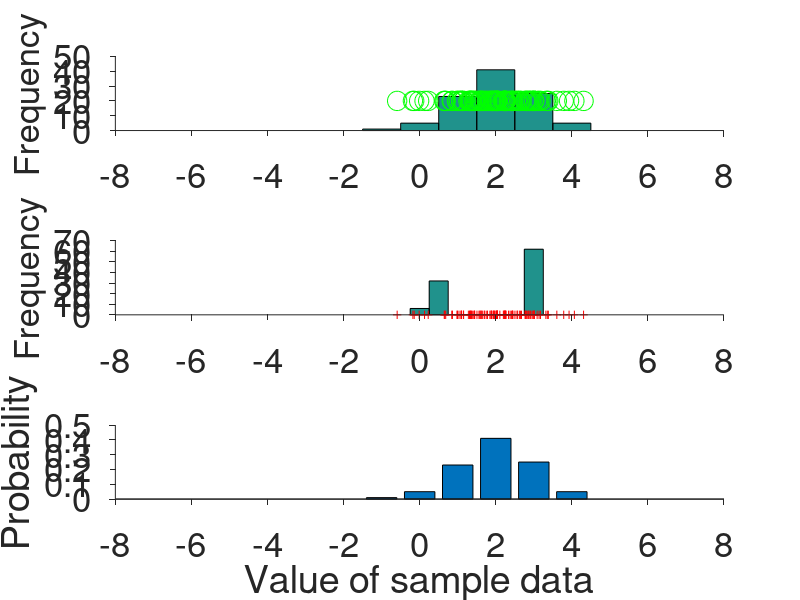
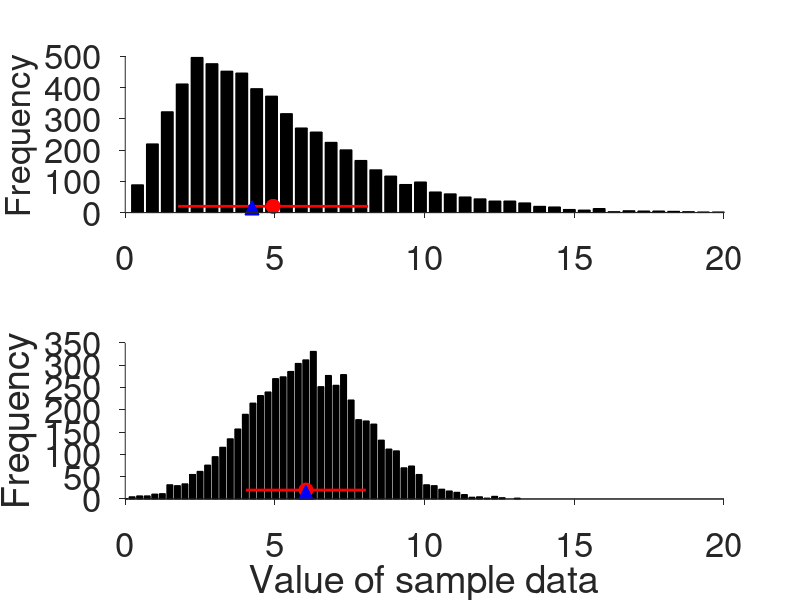
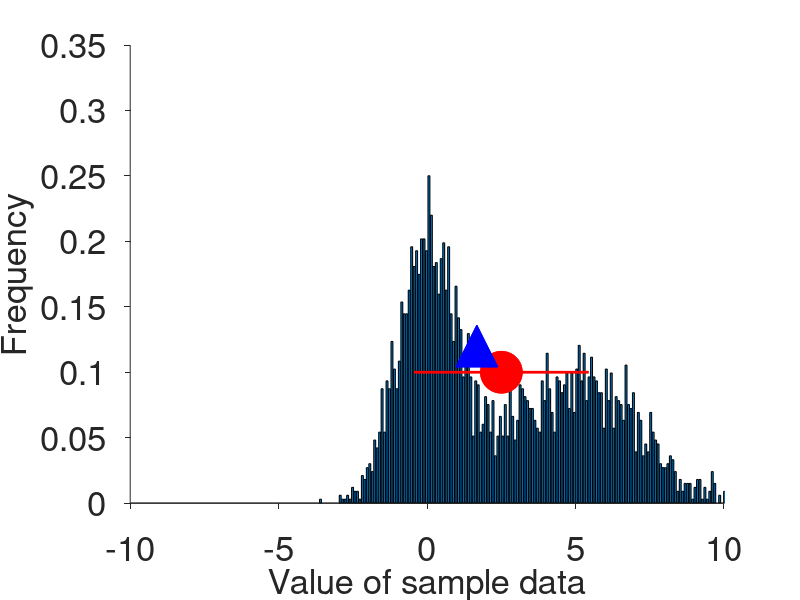
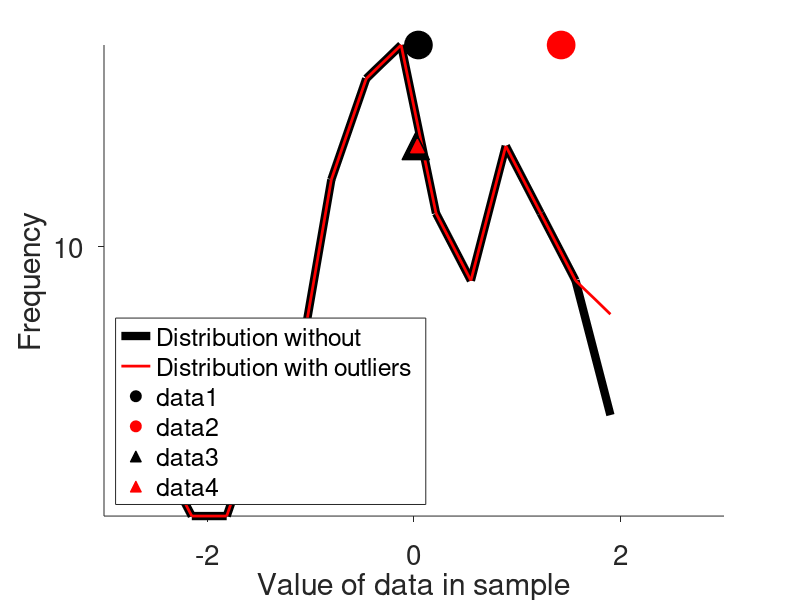

The MATLAB script that drew these images, in order:
%% Creating a variables and visualizing data
%
% - This tutorial will show how to plot a histogram with areas and bar-heights.
% - How compute the mean and the median and how to use MatLab corresponding
%   Functions.
% - How to compute the r.m.s. (root-mean-square) value of a sample.
% - How to compute the standard deviation and use the corresponding matlab
%   function.
% 
% Pestilli, Franco K310 Spring 2016 Indiana University Bloomington

%% (0) Simulating data.
% We create a vector of random data points. The values will be
% randomly drawn from a gaussian distribution with a mean of 0 and a
% standard deviation of 1.  To do so we will use a built in MatLab
% function:
rnd_data = 2+1*randn(100,1); % Type: 'doc randn' for more information 

%% (1) Plotting a histogram with equal bins.
% The height of each bar will indicate the number of elements in the sample
% that are part of the interval indicated by the bar horizontal width.
figure('name','test','color','w')
subplot(3,1,1); % Subplot plots multiple axis in a single matlab figure
xbins1 = -6:6; 
hist(rnd_data,xbins1);
hold on
plot(rnd_data, 20*ones(size(rnd_data)),'go','markersize',14)
set(gca,'tickdir','out', 'box','off','xlim',[-8 8], ...
        'xtick',[-8:2:8],'fontsize',25)
ylabel('Frequency','fontsize',25)

%% (2) Plotting a histogram with unequal bins.
subplot(3,1,2);  % Subplot plots multiple axis in a single matlab figure
xbins2 = [-4 -2 0 .5 3];
hist(rnd_data,xbins2)
hold on
plot(rnd_data,zeros(size(rnd_data)),'r+')
set(gca,'tickdir','out', 'box','off','xlim',[-8 8], ...
        'xtick',[-8:2:8],'fontsize',25)
ylabel('Frequency','fontsize',25)

%% (3) Plotting a histogram by computing probabilities:
[y,x] = hist(rnd_data,xbins1);
% Divide by the sum: 
% this does not scale to probability
subplot(3,1,3);  % Subplot plots multiple axis in a single matlab figure
% Divide by the area:
% This method scales the y-axis to probability
bar(x,y/trapz(x,y));
set(gca,'tickdir','out', 'box','off','xlim',[-8 8],'xtick',[-8:8])
ylabel('Probability')
xlabel('Value of sample data')
set(gca,'tickdir','out', 'box','off','xlim',[-8 8], ...
        'xtick',[-8:2:8],'fontsize',25)

%% (3) Build two data sets sampling from different distributions.
% Here after we will plot two distributions with different shape.
% One shape is symmetric (same number of values to the left and right of
% the mean) the other shape is not symmetric, it is skewed. The skewed
% distribution is a Chi^2 distribution. When we summarize both
% distributions with mean, median and STD the significance of each measure
% changes. Both mean and median describe well the symmetric data drawn from
% a normal (Gaussian) distirbution but not so well the dat adrawn from the
% Chi^2 distribution.
%
chirnd_data = chi2rnd(5,6000,1); % Please explore the help of this new function
rnd_data    = 6+2*randn(6000,1); % Type: 'doc randn' for more information 

% We plto the first sample, not symmetric.
figure('name','Two histograms','color','w')
subplot(2,1,1); % Subplot plots multiple axis in a single matlab figure
[y,x] = hist(chirnd_data,60);
bar(x,y,'k')
hold on
set(gca,'tickdir','out', 'box','off','xlim',[0 20],'xtick',[0:5:20],'fontsize',25)
ylabel('Frequency','fontsize',25)

% Add the mean
m  = mean(chirnd_data);
sd = std(chirnd_data);
plot([m-sd m+sd],[20 20],'r-','linewidth',2)
plot([m m],[20 20],'ro','markerfacecolor','r','markersize',10)

% Add the median
m = median(chirnd_data);
plot([m m],[15 15],'b^','markerfacecolor','b','markersize',10)

% We plot the second sample, symmetric.
subplot(2,1,2); % Subplot plots multiple axis in a single matlab figure
[y,x] = hist(rnd_data,60);
bar(x,y,'k')
hold on
set(gca,'tickdir','out', 'box','off','xlim',[0 20],'xtick',[0:5:20],'fontsize',25)
ylabel('Frequency')
xlabel('Value of sample data')

% Add the mean
m  = mean(rnd_data);
sd = std(rnd_data);
plot([m-sd m+sd],[20 20],'r-','linewidth',2)
plot([m m],[20 20],'ro','markerfacecolor','r','markersize',10)

% Add the median
m = median(rnd_data);
plot([m m],[15 15],'b^','markerfacecolor','b','markersize',10)


%% (4) Plot a bimodal dataset. Use mean, median and STD to summarize the sample.
% Here after we will create two samples from different distributions,
% meaning sampling from distributions with different means and standard
% deviations. We will then combine the samples into a single distrbution of
% and compute mean and standard deviation of this new distribution.
% We show that the mean and the standard deviation do not represent well
% the data in this 'bimodally' distributed set.
% 
rnd_data1 = 0+1*randn(2000,1);
rnd_data2 = 5+2*randn(2000,1); % Type: 'doc randn' for more information 
rnd_data = [rnd_data1; rnd_data2];
[y, x] = hist(rnd_data,200);
y = y/trapz(x,y); % Trasform in probabilities

figure('name','Bimodal dataset','color','w')
bar(x,y); hold on
set(gca,'tickdir','out', 'box','off','xlim',[-10 10],'xtick',[-10:5:10],'fontsize',25)
ylabel('Frequency','fontsize',25)
xlabel('Value of sample data','fontsize',25)

% Add the mean
m  = mean(rnd_data);
sd = std(rnd_data);
plot([m-sd m+sd],[.1 .1],'r-','linewidth',2)
plot([m m],[.1 .1],'ro','markerfacecolor','r','markersize',30)

% Add the median
m = median(rnd_data);
plot([m m],[.12 .12],'b^','markerfacecolor','b','markersize',30)


%% (5) Effects of outliers on the mean, median and STD of symmetric distribution.
% Notice that when we add outliers to the data the mean does not accurately
% describe the central tendency of the data and the standard deviation does
% not accurately reflect the spread in the data.

% Create a new dataset with the same values as rnd_data and a few outliers
% horzcat simply adds the new values at the end of the vector d0sorted
rnd_data   = randn(1,120); % Sample without OUTLIERS 
rnd_data_o = horzcat(rnd_data, 60, 50, 60);  % Add outliers, 60, 50 and 60 

% Compute mean, median and STD, for the two samples.
m1   = mean(rnd_data_o);
sd1  = std(rnd_data_o);
med1 = median(rnd_data_o);
m   = mean(rnd_data);
sd  = std(rnd_data);
med = median(rnd_data);

% Now plot the results in a new figure
figure('name','Adding outliers','color','w')
hold on;
[y,x]   = hist(rnd_data,14);
[y1, x] = hist(rnd_data_o,x);
binmax  = max([y,y1]); % Let's find the maximum height of the graph, 
                      % here instead of horzcat we simply use [] to
                      % concatenate.
plot(x,y, 'k-', 'linewidth',6);
plot(x,y1,'r-','markerfacecolor','k', 'linewidth',2, 'markersize',12);
legend({'Distribution without','Distribution with outliers'},'Location','SouthWest')

% Means are circles
plot(m,   binmax, 'ko', 'markersize',20,'markerfacecolor','k');
plot(m1,  binmax, 'ro', 'markersize',20,'markerfacecolor','r');

% Medians are triangles.
plot(med, binmax-3,'k^','markerfacecolor','k', 'markersize',20);
plot(med1,binmax-3,'r^','markerfacecolor','r', 'markersize',10);
ylabel('Frequency')
xlabel('Value of data in sample')

% Take a look at all the many things we can set on a graph to make it
% appealing.
set(gca,'xlim',[-3 3], 'tickdir','out', ...
    'ytick',[0 10 20 25], ...
    'yticklabel',{'0', '10', '20', ''}, ...
    'xtick',[-2, 0, 2], ...
    'fontsize',20)
    
